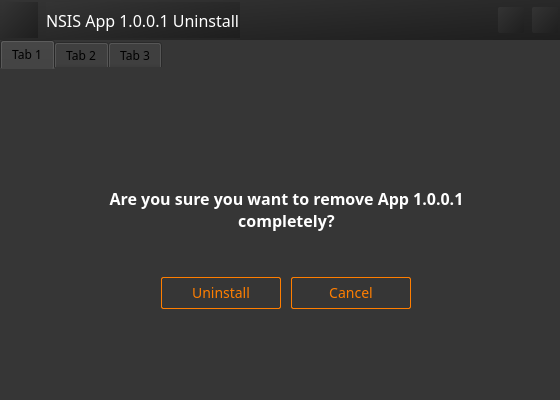
<?xml version="1.0" encoding="UTF-8"?>
<ui version="4.0">
 <class>QTUninstallPageClass</class>
 <widget class="QMainWindow" name="QTUninstallPageClass">
  <property name="geometry">
   <rect>
    <x>0</x>
    <y>0</y>
    <width>560</width>
    <height>400</height>
   </rect>
  </property>
  <property name="windowTitle">
   <string>QTSetupPlugin</string>
  </property>
  <property name="styleSheet">
   <string notr="true">* {
	font-family: Microsoft YaHei;
}

QWidget{
	background-color: rgb(54, 54, 54);
}

QGroupBox {
	color: #A3A3A3;
	border-width: 1px;
	border-style: solid;
	border-color: rgb(80, 80, 80);
	margin-top: 3ex;
}

QGroupBox::title {
	subcontrol-origin: margin;
	subcontrol-position: top left;
	left: 10px;
	margin-left: 2px;
	padding: 0 0px;
}

QPushButton {
    border: 1px solid #ff7e00;
    border-radius: 2px;
	background:transparent;
	color:#ff7e00;
	outline:none;
	font-size:14px;
}
QPushButton::focus {
    background-color: #ff7e00;
	color:#ffffff;
}
QPushButton::hover {
    background-color: #ff7e00;
	color:#ffffff;
}
QPushButton:pressed {
    background-color: #ff7e00;
	color:#ffffff;
}
QPushButton:!enabled{
	border: 1px solid #999999;
	color:#999999;
}

QLabel{
	color:#ffffff;
	font-family: &quot;Microsoft YaHei&quot;;
	font-size:12px;
}

QTextEdit
{
	font-family: &quot;Microsoft YaHei&quot;;
	font-size:12px;
	background:transparent;
	border: 1px solid #707070;
	color: #999999;
}

QCheckBox
{
	color:#ffffff;
	font-family: &quot;Microsoft YaHei&quot;;
	font-size:12px;	
}

QRadioButton {
	color: #ffffff;
	font-family: &quot;Microsoft YaHei&quot;;
	font-size:12px;
}

QRadioButton::indicator:unchecked {
	image: url(:/Resource/image/radio_uncheck.png);
}
QRadioButton::indicator:disabled{
	image: url(:/Resource/image/radio_disabled.png);
}
QRadioButton:disabled{
	color:#5D5D5D;
}
QRadioButton::indicator:checked {
	image: url(:/Resource/image/radio_check.png);
}

QMenu {
    border-radius:5px; 
    font-size:15px;
    background-color:#3B3B3B; 
    color:rgb(255,255,255);
 }
QMenu::separator {
	height: 1px;
	background: #585858;
	margin:0 22px
}
QMenu::indicator:exclusive:checked {
	image: none;
}
QMenu::item:checked{
	color:#EF8200;
}
QMenu::item {
	height:35px; 
	width:85px; 
	background-color:#3B3B3B; 
	padding:0 15px;
}
QMenu::item:selected {
	background-color:rgb(237,125,49);
	color:rgb(255,255,255);
	padding:0 15px;
}</string>
  </property>
  <widget class="QWidget" name="centralWidget">
   <property name="minimumSize">
    <size>
     <width>560</width>
     <height>400</height>
    </size>
   </property>
   <layout class="QVBoxLayout" name="verticalLayout">
    <property name="spacing">
     <number>0</number>
    </property>
    <property name="leftMargin">
     <number>0</number>
    </property>
    <property name="topMargin">
     <number>0</number>
    </property>
    <property name="rightMargin">
     <number>0</number>
    </property>
    <property name="bottomMargin">
     <number>0</number>
    </property>
    <item>
     <widget class="QWidget" name="boxTitle" native="true">
      <property name="styleSheet">
       <string notr="true">background-color: qlineargradient(x1:0,y1:0,x2:1,y2:1,stop:0 #343434, stop:1 #1e1e1e);</string>
      </property>
      <layout class="QHBoxLayout" name="horizontalLayout">
       <property name="spacing">
        <number>8</number>
       </property>
       <property name="leftMargin">
        <number>2</number>
       </property>
       <property name="topMargin">
        <number>2</number>
       </property>
       <property name="rightMargin">
        <number>2</number>
       </property>
       <property name="bottomMargin">
        <number>2</number>
       </property>
       <item>
        <widget class="QLabel" name="lblLogo">
         <property name="sizePolicy">
          <sizepolicy hsizetype="Fixed" vsizetype="Fixed">
           <horstretch>36</horstretch>
           <verstretch>36</verstretch>
          </sizepolicy>
         </property>
         <property name="minimumSize">
          <size>
           <width>36</width>
           <height>36</height>
          </size>
         </property>
         <property name="styleSheet">
          <string notr="true">image: url(:/Resource/image/logo.ico);</string>
         </property>
         <property name="text">
          <string/>
         </property>
        </widget>
       </item>
       <item>
        <widget class="QLabel" name="lblTitle">
         <property name="styleSheet">
          <string notr="true">font-size:16px;</string>
         </property>
         <property name="text">
          <string>NSIS App 1.0.0.1 Uninstall</string>
         </property>
        </widget>
       </item>
       <item>
        <spacer name="horizontalSpacer">
         <property name="orientation">
          <enum>Qt::Horizontal</enum>
         </property>
         <property name="sizeType">
          <enum>QSizePolicy::Expanding</enum>
         </property>
         <property name="sizeHint" stdset="0">
          <size>
           <width>318</width>
           <height>20</height>
          </size>
         </property>
        </spacer>
       </item>
       <item>
        <widget class="QPushButton" name="btnMin">
         <property name="enabled">
          <bool>true</bool>
         </property>
         <property name="sizePolicy">
          <sizepolicy hsizetype="Fixed" vsizetype="Fixed">
           <horstretch>0</horstretch>
           <verstretch>0</verstretch>
          </sizepolicy>
         </property>
         <property name="minimumSize">
          <size>
           <width>26</width>
           <height>26</height>
          </size>
         </property>
         <property name="maximumSize">
          <size>
           <width>26</width>
           <height>26</height>
          </size>
         </property>
         <property name="styleSheet">
          <string notr="true">QPushButton{
	border:none;
	border-image: url(:/Resource/image/sysBtnMin_normal.png);
}
QPushButton:hover{border-image: url(:/Resource/image/sysBtnMin_hover.png);}
QPushButton:pressed{border-image: url(:/Resource/image/sysBtnMin_pressed.png);}</string>
         </property>
         <property name="text">
          <string/>
         </property>
        </widget>
       </item>
       <item>
        <widget class="QPushButton" name="btnClose">
         <property name="sizePolicy">
          <sizepolicy hsizetype="Fixed" vsizetype="Fixed">
           <horstretch>0</horstretch>
           <verstretch>0</verstretch>
          </sizepolicy>
         </property>
         <property name="minimumSize">
          <size>
           <width>26</width>
           <height>26</height>
          </size>
         </property>
         <property name="maximumSize">
          <size>
           <width>26</width>
           <height>26</height>
          </size>
         </property>
         <property name="styleSheet">
          <string notr="true">QPushButton{
	border:none;
	border-image: url(:/Resource/image/sysBtnClose_normal.png);
}
QPushButton:hover{border-image: url(:/Resource/image/sysBtnClose_hover.png);}
QPushButton:pressed{border-image: url(:/Resource/image/sysBtnClose_pressed.png);}</string>
         </property>
         <property name="text">
          <string/>
         </property>
         <property name="shortcut">
          <string>Esc</string>
         </property>
        </widget>
       </item>
      </layout>
      <zorder>lblTitle</zorder>
      <zorder>btnMin</zorder>
      <zorder>btnClose</zorder>
      <zorder>lblLogo</zorder>
     </widget>
    </item>
    <item>
     <widget class="QTabWidget" name="tabWidget">
      <property name="layoutDirection">
       <enum>Qt::LeftToRight</enum>
      </property>
      <property name="styleSheet">
       <string notr="true">QTabWidget{
	border-color: rgb(29, 29, 29);
	border-size: 1px;
}
QTabWidget::pane
{
	border: -1px;
	top:-2px;
	left: 1px;
}</string>
      </property>
      <property name="currentIndex">
       <number>0</number>
      </property>
      <property name="tabBarAutoHide">
       <bool>false</bool>
      </property>
      <widget class="QWidget" name="tab_1">
       <attribute name="title">
        <string>Tab 1</string>
       </attribute>
       <widget class="QPushButton" name="welcome_btn_uninstall">
        <property name="geometry">
         <rect>
          <x>160</x>
          <y>210</y>
          <width>120</width>
          <height>32</height>
         </rect>
        </property>
        <property name="text">
         <string>Uninstall</string>
        </property>
        <property name="shortcut">
         <string>U</string>
        </property>
       </widget>
       <widget class="QPushButton" name="welcome_btn_cancel">
        <property name="geometry">
         <rect>
          <x>290</x>
          <y>210</y>
          <width>120</width>
          <height>32</height>
         </rect>
        </property>
        <property name="text">
         <string>Cancel</string>
        </property>
        <property name="shortcut">
         <string>C</string>
        </property>
       </widget>
       <widget class="QLabel" name="welcome_lbl_title">
        <property name="geometry">
         <rect>
          <x>90</x>
          <y>120</y>
          <width>391</width>
          <height>61</height>
         </rect>
        </property>
        <property name="font">
         <font>
          <family>Microsoft YaHei</family>
          <pointsize>-1</pointsize>
          <weight>75</weight>
          <bold>true</bold>
         </font>
        </property>
        <property name="styleSheet">
         <string notr="true">font-size:16px;
forn-bold:true;</string>
        </property>
        <property name="text">
         <string>&lt;html&gt;&lt;head/&gt;&lt;body&gt;&lt;p&gt;Are you sure you want to remove App 1.0.0.1 completely?&lt;/p&gt;&lt;/body&gt;&lt;/html&gt;</string>
        </property>
        <property name="alignment">
         <set>Qt::AlignHCenter|Qt::AlignTop</set>
        </property>
        <property name="wordWrap">
         <bool>true</bool>
        </property>
       </widget>
      </widget>
      <widget class="QWidget" name="tab_2">
       <attribute name="title">
        <string>Tab 2</string>
       </attribute>
       <widget class="QLabel" name="deletefiles_lbl_title">
        <property name="geometry">
         <rect>
          <x>20</x>
          <y>0</y>
          <width>310</width>
          <height>40</height>
         </rect>
        </property>
        <property name="font">
         <font>
          <family>Microsoft YaHei</family>
          <pointsize>-1</pointsize>
          <weight>75</weight>
          <bold>true</bold>
         </font>
        </property>
        <property name="styleSheet">
         <string notr="true">font-size:16px;
forn-bold:true;</string>
        </property>
        <property name="text">
         <string>Uninstalling</string>
        </property>
       </widget>
       <widget class="QLabel" name="deletefiles_lbl_explain">
        <property name="geometry">
         <rect>
          <x>20</x>
          <y>46</y>
          <width>541</width>
          <height>16</height>
         </rect>
        </property>
        <property name="text">
         <string>&lt;html&gt;&lt;head/&gt;&lt;body&gt;&lt;p&gt;Please wait while App 1.0.0.1 is being uninstalled.&lt;/p&gt;&lt;/body&gt;&lt;/html&gt;</string>
        </property>
        <property name="textFormat">
         <enum>Qt::RichText</enum>
        </property>
        <property name="alignment">
         <set>Qt::AlignLeading|Qt::AlignLeft|Qt::AlignTop</set>
        </property>
        <property name="wordWrap">
         <bool>true</bool>
        </property>
       </widget>
       <widget class="QProgressBar" name="deletefiles_progress_bar">
        <property name="geometry">
         <rect>
          <x>20</x>
          <y>74</y>
          <width>521</width>
          <height>8</height>
         </rect>
        </property>
        <property name="styleSheet">
         <string notr="true">color: rgb(163, 163, 163);
font-family: &quot;Microsoft YaHei&quot;;
font-size:12px;</string>
        </property>
        <property name="value">
         <number>24</number>
        </property>
        <property name="textVisible">
         <bool>false</bool>
        </property>
       </widget>
       <widget class="QListWidget" name="deletefiles_list_widget">
        <property name="geometry">
         <rect>
          <x>20</x>
          <y>100</y>
          <width>521</width>
          <height>171</height>
         </rect>
        </property>
        <property name="styleSheet">
         <string notr="true">color: rgb(163, 163, 163);
font-family: &quot;Microsoft YaHei&quot;;
font-size:12px;</string>
        </property>
        <property name="horizontalScrollBarPolicy">
         <enum>Qt::ScrollBarAlwaysOff</enum>
        </property>
       </widget>
       <widget class="QPushButton" name="deletefiles_btn_cancel">
        <property name="enabled">
         <bool>false</bool>
        </property>
        <property name="geometry">
         <rect>
          <x>450</x>
          <y>310</y>
          <width>90</width>
          <height>28</height>
         </rect>
        </property>
        <property name="text">
         <string>Cancel</string>
        </property>
        <property name="shortcut">
         <string>C</string>
        </property>
       </widget>
       <widget class="QPushButton" name="deletefiles_btn_next">
        <property name="enabled">
         <bool>false</bool>
        </property>
        <property name="geometry">
         <rect>
          <x>350</x>
          <y>310</y>
          <width>90</width>
          <height>28</height>
         </rect>
        </property>
        <property name="text">
         <string>Next</string>
        </property>
        <property name="shortcut">
         <string>Enter</string>
        </property>
       </widget>
      </widget>
      <widget class="QWidget" name="tab_3">
       <attribute name="title">
        <string>Tab 3</string>
       </attribute>
       <widget class="QPushButton" name="finish_btn_finish">
        <property name="geometry">
         <rect>
          <x>150</x>
          <y>210</y>
          <width>260</width>
          <height>36</height>
         </rect>
        </property>
        <property name="text">
         <string>Finish</string>
        </property>
        <property name="shortcut">
         <string>F</string>
        </property>
       </widget>
       <widget class="QLabel" name="finish_lbl_title">
        <property name="geometry">
         <rect>
          <x>20</x>
          <y>0</y>
          <width>400</width>
          <height>40</height>
         </rect>
        </property>
        <property name="font">
         <font>
          <family>Microsoft YaHei</family>
          <pointsize>-1</pointsize>
          <weight>75</weight>
          <bold>true</bold>
         </font>
        </property>
        <property name="styleSheet">
         <string notr="true">font-size:16px;
forn-bold:true;</string>
        </property>
        <property name="text">
         <string>&lt;html&gt;&lt;head/&gt;&lt;body&gt;&lt;p&gt;Completing App 1.0.0.1 Uninstall&lt;/p&gt;&lt;/body&gt;&lt;/html&gt;</string>
        </property>
       </widget>
       <widget class="QLabel" name="finish_lbl_explain">
        <property name="geometry">
         <rect>
          <x>20</x>
          <y>50</y>
          <width>541</width>
          <height>51</height>
         </rect>
        </property>
        <property name="text">
         <string>&lt;html&gt;&lt;head/&gt;&lt;body&gt;&lt;p&gt;App 1.0.0.1 has been uninstalled on your computer.&lt;/p&gt;&lt;p&gt;Click Finish to close Uninstall.&lt;/p&gt;&lt;/body&gt;&lt;/html&gt;</string>
        </property>
        <property name="textFormat">
         <enum>Qt::RichText</enum>
        </property>
        <property name="alignment">
         <set>Qt::AlignLeading|Qt::AlignLeft|Qt::AlignTop</set>
        </property>
        <property name="wordWrap">
         <bool>true</bool>
        </property>
       </widget>
      </widget>
     </widget>
    </item>
   </layout>
  </widget>
 </widget>
 <layoutdefault spacing="6" margin="11"/>
 <tabstops>
  <tabstop>btnMin</tabstop>
  <tabstop>btnClose</tabstop>
  <tabstop>tabWidget</tabstop>
  <tabstop>welcome_btn_cancel</tabstop>
  <tabstop>welcome_btn_uninstall</tabstop>
  <tabstop>deletefiles_list_widget</tabstop>
  <tabstop>deletefiles_btn_next</tabstop>
  <tabstop>deletefiles_btn_cancel</tabstop>
  <tabstop>finish_btn_finish</tabstop>
 </tabstops>
 <resources>
  <include location="../QTSetupPlugin.qrc"/>
 </resources>
 <connections/>
</ui>
